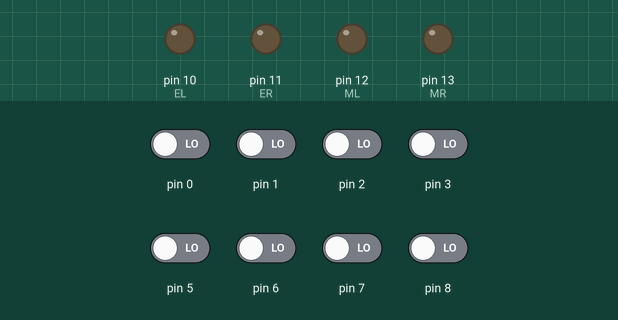
Simulated run of this sketch. Board: Arduino Uno, built with avr-gcc and run on an emulated ATmega328P. On the bench: output pins drawn as LEDs (lit = HIGH). Inputs (shaded band) come from the test bench; at power-on: pin 0–3, pin 5–8 LOW.

Above: at 12.2 s.
12.3 s: pin 0 driven HIGH and pin 1 driven HIGH
15.3 s: pin 0 driven LOW
At 16.4 s:
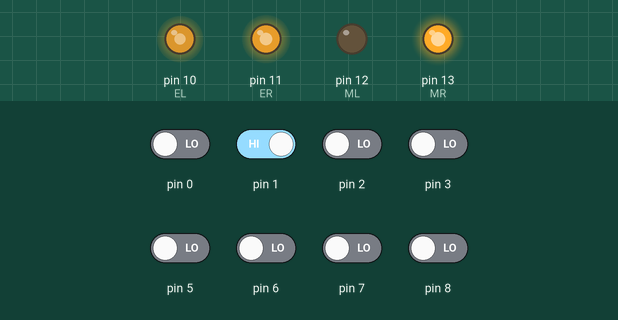
17.5 s: pin 1 driven LOW
At 18.7 s:
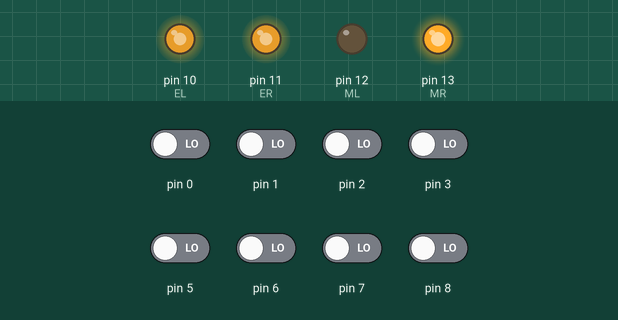
19.0 s: pin 2 driven HIGH
At 19.6 s:
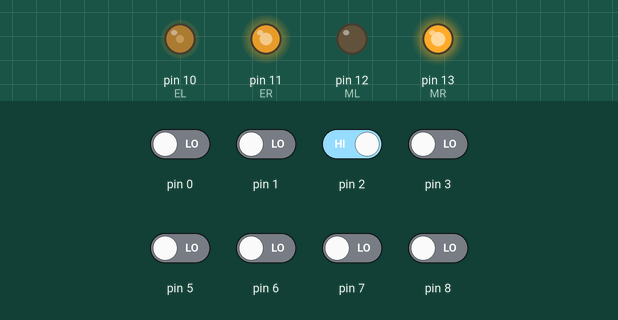
20.5 s: pin 3 driven HIGH
At 20.9 s:
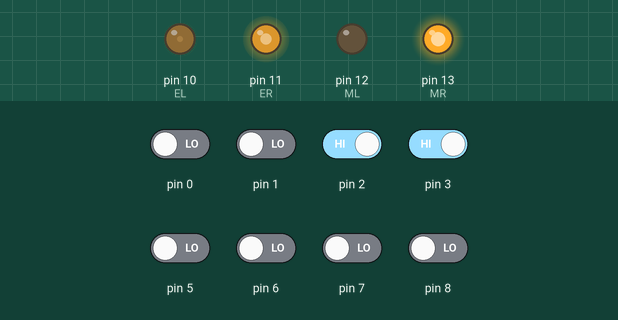
22.0 s: pin 5 driven HIGH
At 22.3 s:
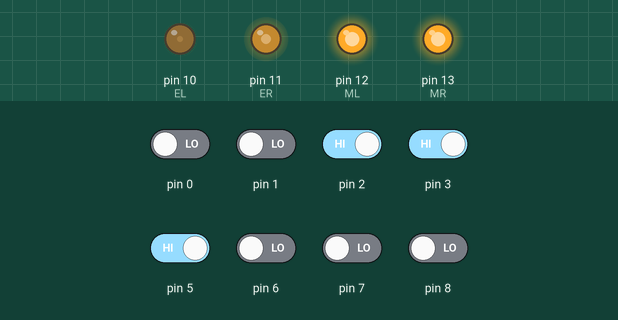
Timing chart, 0 to 24.5 s (numbered marks = the images above; inputs shaded):
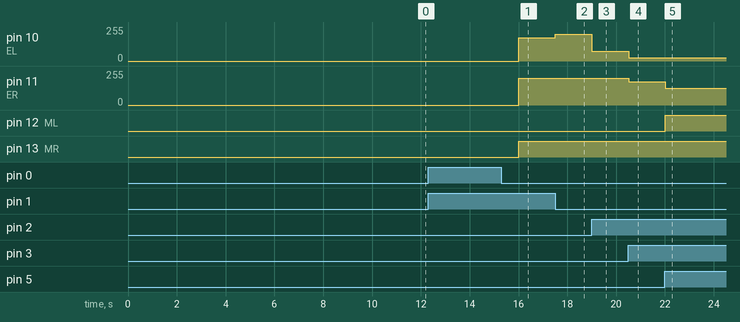

Measured:
- after the input at 12.3 s, every drawn part: stays the same
- after the input at 15.3 s, pin 10 (EL): 0/255 → 175/255 after 0.71 s
- after the input at 17.5 s, pin 10 (EL): 175/255 → 200/255 at once
- after the input at 19.0 s, pin 10 (EL): 200/255 → 75/255 at once
- after the input at 20.5 s, pin 10 (EL): 75/255 → 25/255 at once; pin 11 (ER): 200/255 → 175/255 at once
- after the input at 22.0 s, pin 11 (ER): 175/255 → 125/255 at once; pin 12 (ML): LOW → HIGH at once

The sketch:

MAE508_finalcode.ino
```cpp
#include <QTRSensors.h>

#define NUM_SENSORS 8 // defining number of sensors used
#define TIMEOUT 2500 // sensor timeout
#define EMITTER_PIN 9 // LEDON pin in the sensor
#define MAX_SPEED 200
#define BASE_SPEED 75
#define Ts 10 // sampling time: 10ms + some change (code loop time) ~= 10ms

int BUZZ = 4;

// motor pins
int EL = 10;
int ER = 11;
int ML = 12;
int MR = 13;

int start_count = 0;
int set_point = (NUM_SENSORS-1)*500;
int error = 0;
int last_error = 0;

// controller gains
float Kp = 0.1;
float Ki = 0;
float Kd = 0;

float proportional_output = 0;
float integral_error = 0;
float integral_output = 0;
float derivative_error = 0;
float derivative_output = 0;

int control_output = 0;
int left_motor_pwm;
int right_motor_pwm;

// bound for anti-integral windup
float bound = 0;

// initialize qtrrc object based on the sensor pins and calibration specifications
QTRSensorsRC qtrrc((unsigned char[]) {8, 7, 6, 5, 3, 2, 1, 0}, NUM_SENSORS, TIMEOUT, EMITTER_PIN);

// sensor values array for the number of sensors used
unsigned int sensorValues[NUM_SENSORS];

void setup() {
// define pin-modes for motors
  pinMode(ML,OUTPUT);
  pinMode(MR,OUTPUT);
  pinMode(EL,OUTPUT);
  pinMode(ER,OUTPUT);

// calibrate the sensors for 10 seconds with each read of 25ms
  delay(500);
  for (int i = 0; i < 400; i++)
  {
    qtrrc.calibrate();
  }
// honk once the calibration is complete
  digitalWrite(BUZZ, HIGH);
  delay(500);

//  Serial.begin(9600);
}

void loop() {
  if(start_count < 1){
    delay(5000);
    start_count = start_count+1;
  }

  unsigned int position = qtrrc.readLine(sensorValues);
  error = set_point - position;

// proportional output
  proportional_output = Kp*error;

// integral output with anti-windup
  if(integral_error > bound){
    integral_error = bound;
  }
  else if(integral_error < -bound){
    integral_error = -bound;
  }
  else{
    integral_error = integral_error + error;
  }
  integral_output = Ki*integral_error;

// derivative output
  derivative_error = error - last_error;
  last_error = error;
  derivative_output = Kd * derivative_error;

  control_output = proportional_output + integral_output + derivative_output;

  left_motor_pwm = BASE_SPEED + control_output;
  right_motor_pwm = BASE_SPEED - control_output;

// band limiting motor PWM values
  if(left_motor_pwm >= MAX_SPEED){
    digitalWrite(ML,HIGH);
    left_motor_pwm = MAX_SPEED;
  }
  else if(left_motor_pwm <= -MAX_SPEED){
    digitalWrite(ML,LOW);
    left_motor_pwm = MAX_SPEED;
  }
  else if(left_motor_pwm <= 0 && left_motor_pwm >= -MAX_SPEED){
    digitalWrite(ML,LOW);
    left_motor_pwm = -left_motor_pwm;
  }
  else{
    digitalWrite(ML,HIGH);
  }

  if(right_motor_pwm >= MAX_SPEED){
    digitalWrite(MR,HIGH);
    right_motor_pwm = MAX_SPEED;
  }
  else if(right_motor_pwm <= -MAX_SPEED){
    digitalWrite(MR,LOW);
    right_motor_pwm = MAX_SPEED;
  }
  else if(right_motor_pwm <= 0 && right_motor_pwm >= -MAX_SPEED){
    digitalWrite(MR,LOW);
    right_motor_pwm = -right_motor_pwm;
  }
  else{
    digitalWrite(MR,HIGH);
  }

// send PWM values to motors
  analogWrite(EL,left_motor_pwm);
  analogWrite(ER,right_motor_pwm);
  delay(Ts);
}
```
